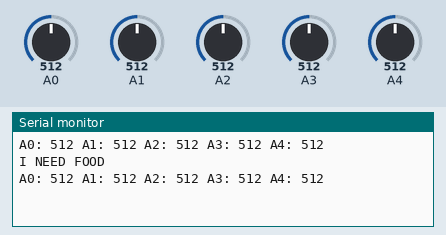
The sketch below on a simulated Arduino Uno, built with avr-gcc and run on an emulated ATmega328P. On the bench: the last lines printed to the serial monitor. The inputs (shaded band) are chosen by the test bench; at power-on: A0 = 512, A1 = 512, A2 = 512, A3 = 512, A4 = 512.

Above: at 2.8 s.
2.9 s: A0 set to 910
At 4.6 s:
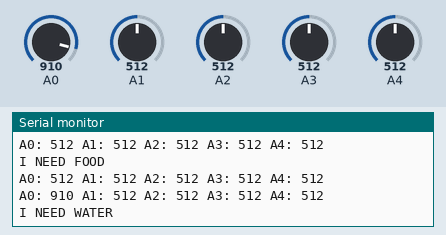
5.6 s: A1 set to 960
At 6.7 s:
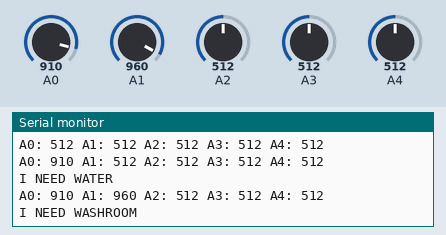
8.3 s: A2 set to 910
At 10.6 s:
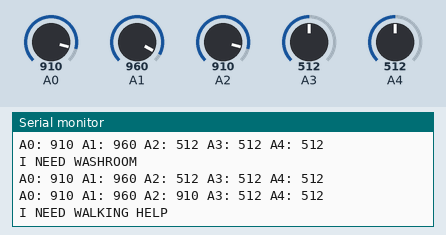
11.5 s: A3 set to 910
At 13.0 s:
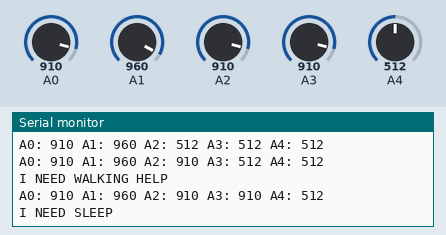
14.2 s: A4 set to 960
At 16.7 s:
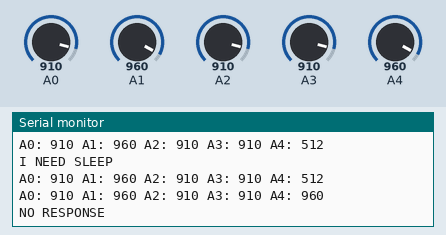
17.6 s: A0 set to 890
At 18.7 s:
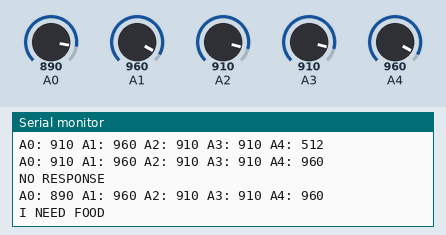
Timing chart, 0 to 20.6 s (numbered marks = the images above; inputs shaded):
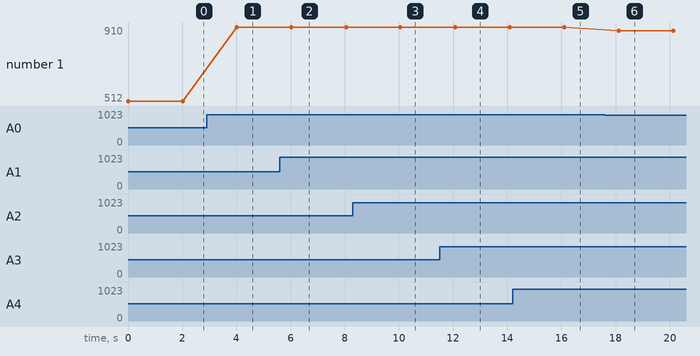

Measured:
- after the input at 2.9 s, the serial monitor: prints a new line after 1.1 s (image 1)
- after the input at 5.6 s, the serial monitor: prints a new line after 0.43 s (image 2)
- after the input at 8.3 s, the serial monitor: prints a new line after 1.8 s (image 3)
- after the input at 11.5 s, the serial monitor: prints a new line after 0.58 s (image 4)
- after the input at 14.2 s, the serial monitor: prints a new line after 1.9 s (image 5)
- after the input at 17.6 s, the serial monitor: prints a new line after 0.51 s (image 6)
- plotted number 1: 512 → 910 after the input at 2.9 s, 910 → 890 after the input at 17.6 s

The sketch:

sign_language_translator.ino
```cpp
#include <SoftwareSerial.h>
SoftwareSerial BT(10, 11);

String lastMsg = "";

void sendMsg(String msg) {
  if (msg != lastMsg) {
    Serial.println(msg);
    BT.println(msg);
    lastMsg = msg;
  }
}

void setup() {
  Serial.begin(9600);
  BT.begin(9600);
}

void loop() {
  int f1 = analogRead(A0);
  int f2 = analogRead(A1);
  int f3 = analogRead(A2);
  int f4 = analogRead(A3);
  int f5 = analogRead(A4);

  Serial.print("A0: "); Serial.print(f1);
  Serial.print(" A1: "); Serial.print(f2);
  Serial.print(" A2: "); Serial.print(f3);
  Serial.print(" A3: "); Serial.print(f4);
  Serial.print(" A4: "); Serial.println(f5);

  if (f1 < 900) {
    sendMsg("I NEED FOOD");
  }
  else if (f2 < 950) {
    sendMsg("I NEED WATER");
  }
  else if (f3 < 900) {
    sendMsg("I NEED WASHROOM");
  }
  else if (f4 < 910) {
    sendMsg("I NEED WALKING HELP");
  }
  else if (f5 < 930) {
    sendMsg("I NEED SLEEP");
  }
  else {
    sendMsg("NO RESPONSE");
  }

  delay(2000);
}
```
